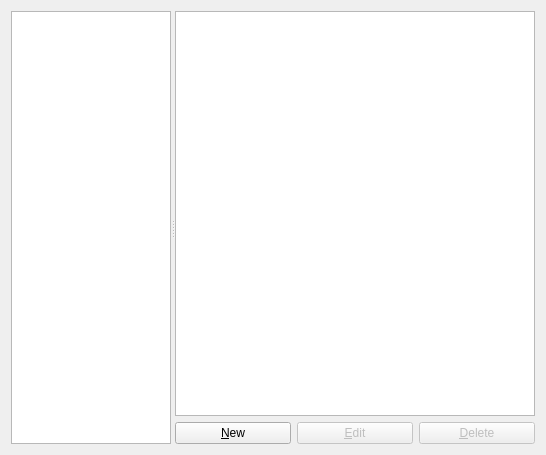
<?xml version="1.0" encoding="UTF-8"?>
<ui version="4.0">
 <class>EthernetSwitchPreferencesPageWidget</class>
 <widget class="QWidget" name="EthernetSwitchPreferencesPageWidget">
  <property name="geometry">
   <rect>
    <x>0</x>
    <y>0</y>
    <width>546</width>
    <height>455</height>
   </rect>
  </property>
  <property name="windowTitle">
   <string>Ethernet switches</string>
  </property>
  <property name="accessibleName">
   <string>Ethernet switch templates</string>
  </property>
  <layout class="QVBoxLayout" name="verticalLayout_2">
   <item>
    <widget class="QSplitter" name="splitter">
     <property name="orientation">
      <enum>Qt::Horizontal</enum>
     </property>
     <widget class="QTreeWidget" name="uiEthernetSwitchesTreeWidget">
      <property name="sizePolicy">
       <sizepolicy hsizetype="Preferred" vsizetype="Expanding">
        <horstretch>0</horstretch>
        <verstretch>0</verstretch>
       </sizepolicy>
      </property>
      <property name="maximumSize">
       <size>
        <width>160</width>
        <height>16777215</height>
       </size>
      </property>
      <property name="selectionMode">
       <enum>QAbstractItemView::ExtendedSelection</enum>
      </property>
      <property name="iconSize">
       <size>
        <width>32</width>
        <height>32</height>
       </size>
      </property>
      <property name="rootIsDecorated">
       <bool>false</bool>
      </property>
      <attribute name="headerVisible">
       <bool>false</bool>
      </attribute>
      <column>
       <property name="text">
        <string notr="true">1</string>
       </property>
      </column>
     </widget>
     <widget class="QWidget" name="layoutWidget">
      <layout class="QVBoxLayout" name="verticalLayout">
       <item>
        <widget class="QTreeWidget" name="uiEthernetSwitchInfoTreeWidget">
         <property name="sizePolicy">
          <sizepolicy hsizetype="MinimumExpanding" vsizetype="Expanding">
           <horstretch>0</horstretch>
           <verstretch>0</verstretch>
          </sizepolicy>
         </property>
         <property name="indentation">
          <number>10</number>
         </property>
         <property name="allColumnsShowFocus">
          <bool>true</bool>
         </property>
         <attribute name="headerVisible">
          <bool>false</bool>
         </attribute>
         <column>
          <property name="text">
           <string>1</string>
          </property>
         </column>
         <column>
          <property name="text">
           <string>2</string>
          </property>
         </column>
        </widget>
       </item>
       <item>
        <layout class="QHBoxLayout" name="horizontalLayout_5">
         <item>
          <widget class="QPushButton" name="uiNewEthernetSwitchPushButton">
           <property name="text">
            <string>&amp;New</string>
           </property>
          </widget>
         </item>
         <item>
          <widget class="QPushButton" name="uiEditEthernetSwitchPushButton">
           <property name="enabled">
            <bool>false</bool>
           </property>
           <property name="text">
            <string>&amp;Edit</string>
           </property>
          </widget>
         </item>
         <item>
          <widget class="QPushButton" name="uiDeleteEthernetSwitchPushButton">
           <property name="enabled">
            <bool>false</bool>
           </property>
           <property name="text">
            <string>&amp;Delete</string>
           </property>
          </widget>
         </item>
        </layout>
       </item>
      </layout>
     </widget>
    </widget>
   </item>
  </layout>
 </widget>
 <tabstops>
  <tabstop>uiNewEthernetSwitchPushButton</tabstop>
  <tabstop>uiDeleteEthernetSwitchPushButton</tabstop>
 </tabstops>
 <resources/>
 <connections/>
 <designerdata>
  <property name="gridDeltaX">
   <number>10</number>
  </property>
  <property name="gridDeltaY">
   <number>10</number>
  </property>
  <property name="gridSnapX">
   <bool>true</bool>
  </property>
  <property name="gridSnapY">
   <bool>true</bool>
  </property>
  <property name="gridVisible">
   <bool>true</bool>
  </property>
 </designerdata>
</ui>
